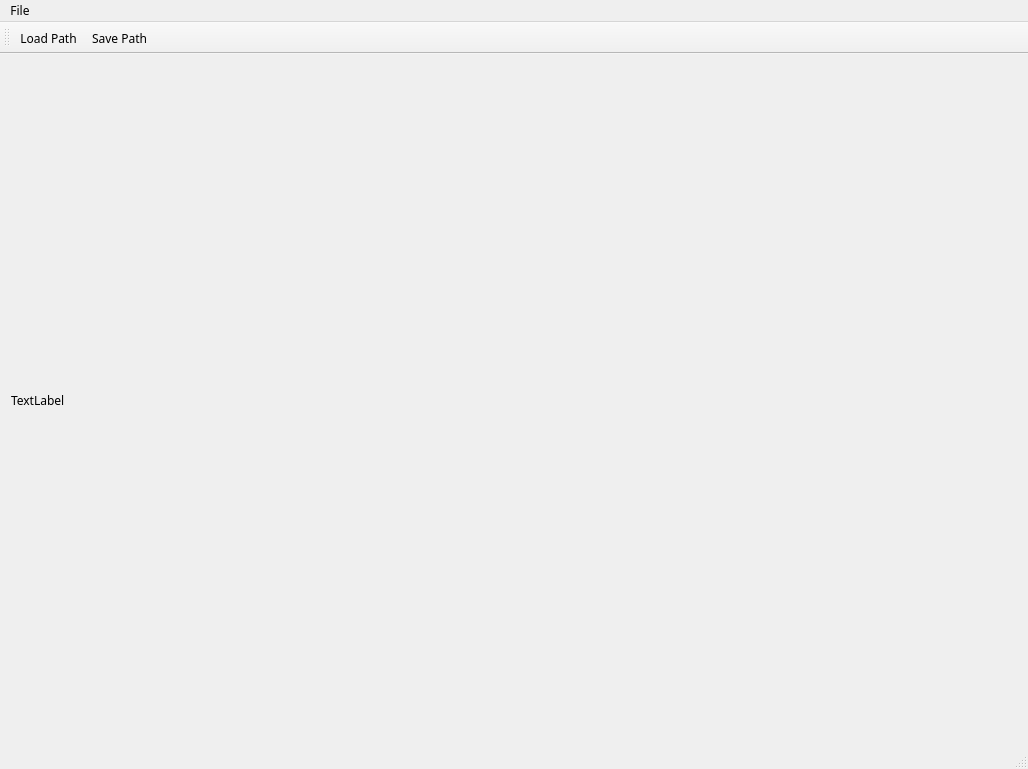
<?xml version="1.0" encoding="UTF-8"?>
<ui version="4.0">
 <class>AppMainClass</class>
 <widget class="QMainWindow" name="AppMainClass">
  <property name="geometry">
   <rect>
    <x>0</x>
    <y>0</y>
    <width>1028</width>
    <height>769</height>
   </rect>
  </property>
  <property name="sizePolicy">
   <sizepolicy hsizetype="Preferred" vsizetype="Preferred">
    <horstretch>0</horstretch>
    <verstretch>0</verstretch>
   </sizepolicy>
  </property>
  <property name="font">
   <font>
    <family>微軟正黑體</family>
   </font>
  </property>
  <property name="windowTitle">
   <string>AppMain</string>
  </property>
  <property name="layoutDirection">
   <enum>Qt::LeftToRight</enum>
  </property>
  <property name="autoFillBackground">
   <bool>true</bool>
  </property>
  <property name="styleSheet">
   <string notr="true"/>
  </property>
  <property name="dockNestingEnabled">
   <bool>false</bool>
  </property>
  <widget class="QWidget" name="centralWidget">
   <property name="sizePolicy">
    <sizepolicy hsizetype="Expanding" vsizetype="Expanding">
     <horstretch>0</horstretch>
     <verstretch>0</verstretch>
    </sizepolicy>
   </property>
   <property name="minimumSize">
    <size>
     <width>0</width>
     <height>0</height>
    </size>
   </property>
   <layout class="QVBoxLayout" name="verticalLayout">
    <item>
     <layout class="QVBoxLayout" name="verticalLayout_2">
      <item>
       <widget class="QLabel" name="label">
        <property name="text">
         <string>TextLabel</string>
        </property>
       </widget>
      </item>
      <item>
       <layout class="QVBoxLayout" name="mainLayout">
        <property name="sizeConstraint">
         <enum>QLayout::SetDefaultConstraint</enum>
        </property>
       </layout>
      </item>
     </layout>
    </item>
   </layout>
  </widget>
  <widget class="QMenuBar" name="menuBar">
   <property name="geometry">
    <rect>
     <x>0</x>
     <y>0</y>
     <width>1028</width>
     <height>21</height>
    </rect>
   </property>
   <widget class="QMenu" name="menuFile">
    <property name="title">
     <string>File</string>
    </property>
    <addaction name="aLoadPath"/>
    <addaction name="aSavePath"/>
    <addaction name="separator"/>
    <addaction name="aExit"/>
   </widget>
   <addaction name="menuFile"/>
  </widget>
  <widget class="QToolBar" name="mainToolBar">
   <attribute name="toolBarArea">
    <enum>TopToolBarArea</enum>
   </attribute>
   <attribute name="toolBarBreak">
    <bool>false</bool>
   </attribute>
   <addaction name="aLoadPath"/>
   <addaction name="aSavePath"/>
  </widget>
  <widget class="QStatusBar" name="statusBar"/>
  <action name="aExit">
   <property name="text">
    <string>Exit</string>
   </property>
  </action>
  <action name="aLoadPath">
   <property name="icon">
    <iconset resource="AppMain.qrc">
     <normaloff>:/AppMain/Resources/Icons/openfile.ico</normaloff>:/AppMain/Resources/Icons/openfile.ico</iconset>
   </property>
   <property name="text">
    <string>Load Path</string>
   </property>
   <property name="iconVisibleInMenu">
    <bool>true</bool>
   </property>
  </action>
  <action name="aSavePath">
   <property name="icon">
    <iconset resource="AppMain.qrc">
     <normaloff>:/AppMain/Resources/Icons/savefile.ico</normaloff>:/AppMain/Resources/Icons/savefile.ico</iconset>
   </property>
   <property name="text">
    <string>Save Path</string>
   </property>
  </action>
  <action name="aWorld">
   <property name="checkable">
    <bool>false</bool>
   </property>
   <property name="checked">
    <bool>false</bool>
   </property>
   <property name="text">
    <string>World</string>
   </property>
  </action>
  <action name="aTop">
   <property name="checkable">
    <bool>true</bool>
   </property>
   <property name="text">
    <string>Top</string>
   </property>
  </action>
  <action name="aTrain">
   <property name="checkable">
    <bool>true</bool>
   </property>
   <property name="text">
    <string>Train</string>
   </property>
  </action>
  <action name="aLinear">
   <property name="checkable">
    <bool>false</bool>
   </property>
   <property name="checked">
    <bool>false</bool>
   </property>
   <property name="text">
    <string>Linear</string>
   </property>
  </action>
  <action name="aCardinal">
   <property name="checkable">
    <bool>true</bool>
   </property>
   <property name="text">
    <string>Cardinal</string>
   </property>
  </action>
  <action name="aCubic">
   <property name="checkable">
    <bool>true</bool>
   </property>
   <property name="text">
    <string>Cubic</string>
   </property>
  </action>
  <action name="aLine">
   <property name="checkable">
    <bool>false</bool>
   </property>
   <property name="checked">
    <bool>false</bool>
   </property>
   <property name="text">
    <string>Line</string>
   </property>
  </action>
  <action name="aTrack">
   <property name="checkable">
    <bool>true</bool>
   </property>
   <property name="text">
    <string>Track</string>
   </property>
  </action>
  <action name="aRoad">
   <property name="checkable">
    <bool>true</bool>
   </property>
   <property name="text">
    <string>Road</string>
   </property>
  </action>
 </widget>
 <layoutdefault spacing="6" margin="11"/>
 <resources>
  <include location="AppMain.qrc"/>
 </resources>
 <connections/>
</ui>
